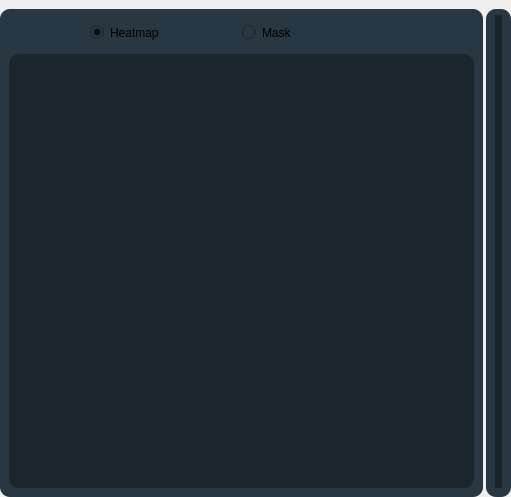
                  <widget class="QWidget" name="widget_17" native="true">
                   <property name="minimumSize">
                    <size>
                     <width>0</width>
                     <height>497</height>
                    </size>
                   </property>
                   <property name="styleSheet">
                    <string notr="true">border-width: 2px;
border-radius:10px;
</string>
                   </property>
                   <layout class="QHBoxLayout" name="horizontalLayout_21">
                    <property name="spacing">
                     <number>3</number>
                    </property>
                    <property name="leftMargin">
                     <number>0</number>
                    </property>
                    <property name="topMargin">
                     <number>9</number>
                    </property>
                    <property name="rightMargin">
                     <number>0</number>
                    </property>
                    <property name="bottomMargin">
                     <number>0</number>
                    </property>
                    <item>
                     <widget class="QFrame" name="frame_23">
                      <property name="styleSheet">
                       <string notr="true">background-color: #283741
</string>
                      </property>
                      <property name="frameShape">
                       <enum>QFrame::StyledPanel</enum>
                      </property>
                      <property name="frameShadow">
                       <enum>QFrame::Raised</enum>
                      </property>
                      <layout class="QVBoxLayout" name="verticalLayout_19">
                       <item>
                        <widget class="QWidget" name="widget_19" native="true">
                         <property name="minimumSize">
                          <size>
                           <width>465</width>
                           <height>30</height>
                          </size>
                         </property>
                         <property name="maximumSize">
                          <size>
                           <width>16777215</width>
                           <height>30</height>
                          </size>
                         </property>
                         <property name="styleSheet">
                          <string notr="true"/>
                         </property>
                         <layout class="QHBoxLayout" name="horizontalLayout_23">
                          <property name="spacing">
                           <number>0</number>
                          </property>
                          <property name="leftMargin">
                           <number>0</number>
                          </property>
                          <property name="topMargin">
                           <number>0</number>
                          </property>
                          <property name="rightMargin">
                           <number>0</number>
                          </property>
                          <property name="bottomMargin">
                           <number>0</number>
                          </property>
                          <item alignment="Qt::AlignHCenter">
                           <widget class="QRadioButton" name="heatmap_expert">
                            <property name="enabled">
                             <bool>true</bool>
                            </property>
                            <property name="text">
                             <string>Heatmap</string>
                            </property>
                            <property name="checked">
                             <bool>true</bool>
                            </property>
                           </widget>
                          </item>
                          <item>
                           <widget class="QRadioButton" name="mask_expert">
                            <property name="minimumSize">
                             <size>
                              <width>232</width>
                              <height>0</height>
                             </size>
                            </property>
                            <property name="text">
                             <string>Mask</string>
                            </property>
                           </widget>
                          </item>
                         </layout>
                        </widget>
                       </item>
                       <item>
                        <widget class="QLabel" name="heatLabel_expert">
                         <property name="styleSheet">
                          <string notr="true">background-color: rgb(27, 37, 44);</string>
                         </property>
                         <property name="text">
                          <string/>
                         </property>
                         <property name="scaledContents">
                          <bool>true</bool>
                         </property>
                        </widget>
                       </item>
                      </layout>
                     </widget>
                    </item>
                    <item>
                     <widget class="QFrame" name="frame_22">
                      <property name="styleSheet">
                       <string notr="true">background-color: #283741
</string>
                      </property>
                      <property name="frameShape">
                       <enum>QFrame::StyledPanel</enum>
                      </property>
                      <property name="frameShadow">
                       <enum>QFrame::Raised</enum>
                      </property>
                      <layout class="QGridLayout" name="gridLayout_9">
                       <property name="topMargin">
                        <number>6</number>
                       </property>
                       <property name="bottomMargin">
                        <number>9</number>
                       </property>
                       <item row="0" column="0">
                        <widget class="QLabel" name="imageLabel_expert">
                         <property name="styleSheet">
                          <string notr="true">background-color: rgb(27, 37, 44);</string>
                         </property>
                         <property name="text">
                          <string/>
                         </property>
                         <property name="scaledContents">
                          <bool>true</bool>
                         </property>
                        </widget>
                       </item>
                      </layout>
                     </widget>
                    </item>
                   </layout>
                  </widget>
